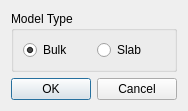
<?xml version="1.0" encoding="UTF-8"?>
<ui version="4.0">
 <class>ImportDialog</class>
 <widget class="QDialog" name="ImportDialog">
  <property name="geometry">
   <rect>
    <x>0</x>
    <y>0</y>
    <width>174</width>
    <height>97</height>
   </rect>
  </property>
  <property name="windowTitle">
   <string>Import Model</string>
  </property>
  <property name="windowIcon">
   <iconset resource="res/res.qrc">
    <normaloff>:/import.svg</normaloff>:/import.svg</iconset>
  </property>
  <layout class="QVBoxLayout" name="verticalLayout">
   <item>
    <widget class="QGroupBox" name="groupModel">
     <property name="title">
      <string>Model Type</string>
     </property>
     <layout class="QHBoxLayout" name="horizontalLayout">
      <item>
       <widget class="QRadioButton" name="radioBulk">
        <property name="text">
         <string>Bulk</string>
        </property>
        <property name="checked">
         <bool>true</bool>
        </property>
       </widget>
      </item>
      <item>
       <widget class="QRadioButton" name="radioSlab">
        <property name="text">
         <string>Slab</string>
        </property>
       </widget>
      </item>
     </layout>
    </widget>
   </item>
   <item>
    <widget class="QDialogButtonBox" name="buttonBox">
     <property name="orientation">
      <enum>Qt::Horizontal</enum>
     </property>
     <property name="standardButtons">
      <set>QDialogButtonBox::Cancel|QDialogButtonBox::Ok</set>
     </property>
    </widget>
   </item>
  </layout>
 </widget>
 <resources>
  <include location="res/res.qrc"/>
 </resources>
 <connections>
  <connection>
   <sender>buttonBox</sender>
   <signal>accepted()</signal>
   <receiver>ImportDialog</receiver>
   <slot>accept()</slot>
   <hints>
    <hint type="sourcelabel">
     <x>248</x>
     <y>254</y>
    </hint>
    <hint type="destinationlabel">
     <x>157</x>
     <y>274</y>
    </hint>
   </hints>
  </connection>
  <connection>
   <sender>buttonBox</sender>
   <signal>rejected()</signal>
   <receiver>ImportDialog</receiver>
   <slot>reject()</slot>
   <hints>
    <hint type="sourcelabel">
     <x>316</x>
     <y>260</y>
    </hint>
    <hint type="destinationlabel">
     <x>286</x>
     <y>274</y>
    </hint>
   </hints>
  </connection>
 </connections>
</ui>
